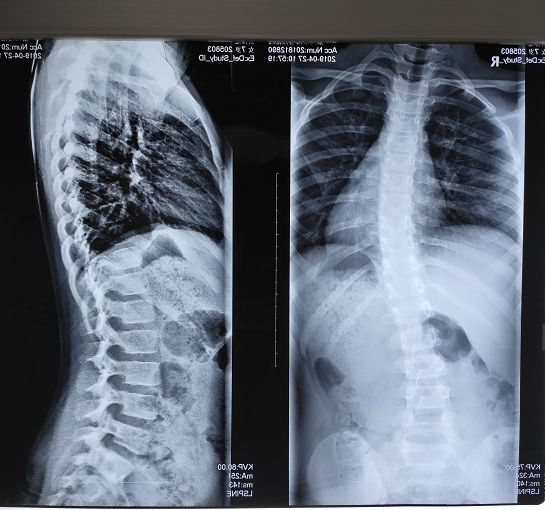
//> input picture TEST_34/xray.jpg, 545 x 510 px
$ ./main   (built with g++ and OpenCV 4)
//> lines starting //> are read from the running program, lines starting //| are printed output that depends on the picture; after the words box and inside, x2 and y2 are one past the last pixel; in counts of white or black regions, pixels touching at a corner belong together
#include<opencv2/opencv.hpp>
#include<opencv2/highgui.hpp>
#include <iostream>

using namespace cv;
using namespace std;

Mat src,dst,gray,two;

int main()
{
	src=imread("xray.jpg",IMREAD_UNCHANGED);
//> src is the input picture: 510 rows x 545 cols, CV_8UC3; mean B, G, R 118.1, 106.6, 98.4
	cvtColor(src,gray,COLOR_RGB2GRAY);
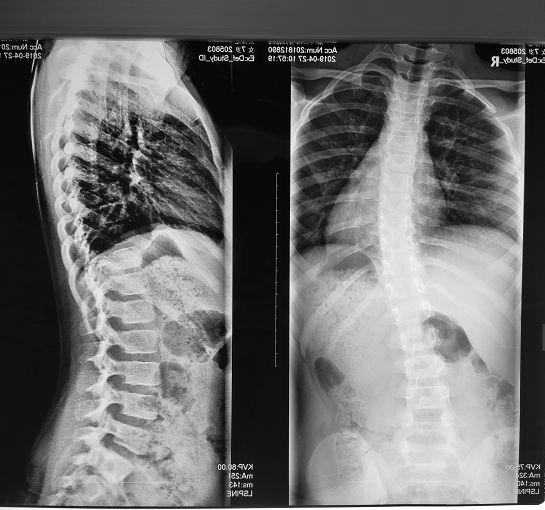
//> gray: 510 rows x 545 cols, CV_8UC1; min 0, max 255, mean 109.1
	GaussianBlur(gray,gray,Size(3,3),0);
	Canny(gray,two,100,200);
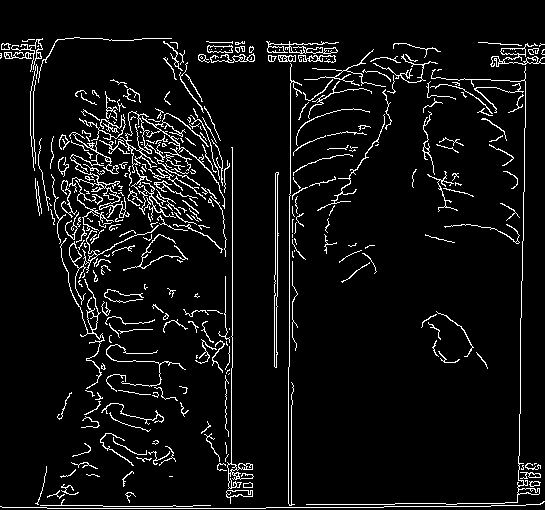
//> two: 510 rows x 545 cols, CV_8UC1; 6.3% white in thin lines or dots
	vector<vector<Point>> contours;
	vector<Vec4i> hierachy;
	findContours(two,contours,hierachy,RETR_EXTERNAL,CHAIN_APPROX_SIMPLE);
//> contours = 305 contours, 255 with area under 20; largest, box (x1, y1, x2, y2) and area: (120, 111, 225, 209) 806, (274, 172, 279, 368) 414, (266, 41, 339, 54) 265, (69, 132, 130, 218) 250, (490, 43, 545, 67) 248
	vector<vector<Point>> hill(contours.size());
//> hill = 305 empty contours

	vector<Moments> mom(contours.size());
//> mom = 305 items
	vector<double> area(contours.size());
	vector<double> length(contours.size());
	for(int i=0;i<100;i++)
	{
		approxPolyDP(Mat(contours[i]),hill[i],3,true);
		mom[i]=moments(contours[i],true);
		area[i]=contourArea(contours[i]);
		length[i]=arcLength(contours[i],true);
		cout<<area[i]<<","<<length[i]<<endl;
	}
//> this loop made 100 passes
//| 3,1095.46
//| 3.5,357.213
//| 5,51.1127
//| 142,86.6274
//| 9,53.9411
//| 12.5,86.669
//| 38,26.8284
//| 39,32.1421
//> (output is shown up to pass 8 of 100)
//> after the loop, hill = 305 entries, 100 filled: 100 contours, 73 with area under 20; largest, box (x1, y1, x2, y2) and area: (60, 238, 105, 389) 276, (226, 490, 253, 504) 144, (106, 344, 186, 385) 91, (101, 403, 164, 424) 62, (520, 472, 541, 479) 59; area = 305 values, max 196 at index 98, min 0 at index 8, mean 3.65; length = 305 values, max 1095.5 at index 0, min 0 at index 100, mean 26.28
	imshow("dst",two);


	waitKey(0);
	return 0;
}

$ run again, with TEST_34/Tree.jpg copied over TEST_34/xray.jpg
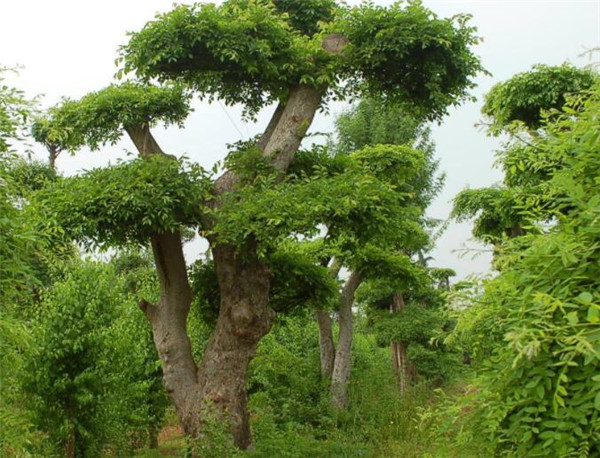
//> input picture TEST_34/Tree.jpg, 600 x 458 px
//> src is the input picture: 458 rows x 600 cols, CV_8UC3; mean B, G, R 73.1, 125.9, 108.8
//> `cvtColor(src,gray,COLOR_RGB2GRAY);`:
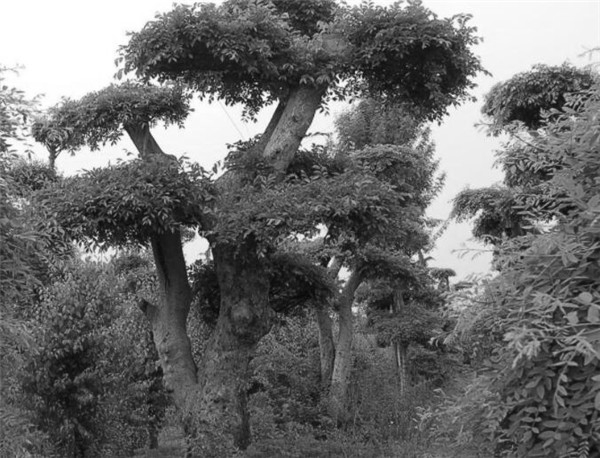
//> gray: 458 rows x 600 cols, CV_8UC1; min 6, max 255, mean 108.2
//> `Canny(gray,two,100,200);`:
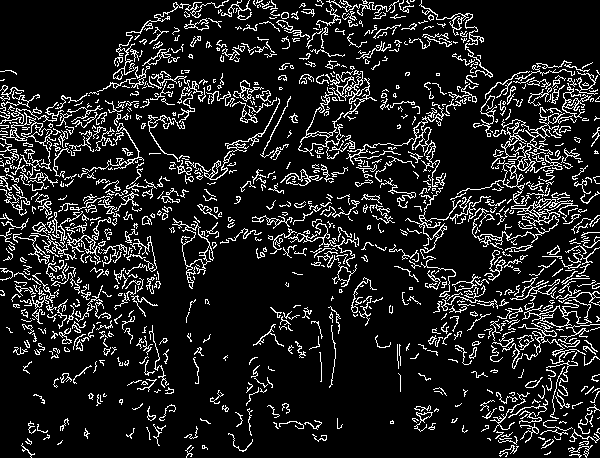
//> two: 458 rows x 600 cols, CV_8UC1; 12.4% white in thin lines or dots
//> contours = 985 contours, 862 with area under 20; largest, box (x1, y1, x2, y2) and area: (172, 218, 214, 289) 810, (298, 87, 345, 159) 443, (501, 113, 573, 173) 410, (325, 71, 377, 118) 360, (2, 112, 56, 181) 320
//> `vector<vector<Point>> hill(contours.size());`: hill = 985 empty contours
//> mom = 985 items
//> the loop `for(int i=0;i<100;i++)` made 100 passes
//| 5.5,27.8995
//| 2,28.9706
//| 2.5,15.0711
//| 0.5,11.8995
//| 22.5,124.125
//> (output is shown up to pass 5 of 100)
//> after the loop `for(int i=0;i<100;i++)`: hill = 985 entries, 100 filled: 100 contours, 79 with area under 20; largest, box (x1, y1, x2, y2) and area: (490, 393, 530, 432) 105, (414, 412, 433, 432) 81, (569, 429, 600, 443) 62, (22, 443, 35, 458) 52, (555, 392, 569, 409) 42; area = 985 values, max 72 at index 55, min 0 at index 27, mean 0.76; length = 985 values, max 256 at index 83, min 0 at index 100, mean 4.6
